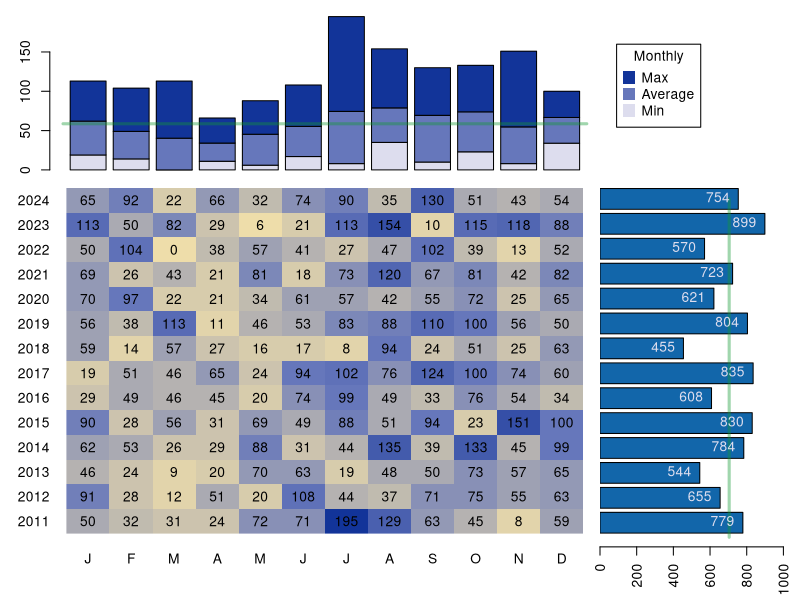

This chart was generated by the following R code:
#


# https://www.dmi.dk/vejrarkiv/
dmi_rain_text.lyngby="month	2024	2023	2022	2021	2020	2019	2018	2017	2016	2015	2014	2013	2012	2011
1	65	113	50	69	70	56	59	19	29	90	62	46	91	50
2	92	50	104	26	97	38	14	51	49	28	53	24	28	32
3	22	82	0	43	22	113	57	46	46	56	26	9	12	31
4	66	29	38	21	21	11	27	65	45	31	29	20	51	24
5	32	6	57	81	34	46	16	24	20	69	88	70	20	72
6	74	21	41	18	61	53	17	94	74	49	31	63	108	71
7	90	113	27	73	57	83	8	102	99	88	44	19	44	195
8	35	154	47	120	42	88	94	76	49	51	135	48	37	129
9	130	10	102	67	55	110	24	124	33	94	39	50	71	63
10	51	115	39	81	72	100	51	100	76	23	133	73	75	45
11	43	118	13	42	25	56	25	74	54	151	45	57	55	8
12	54	88	52	82	65	50	63	60	34	100	99	65	63	59"

dmi_rain_text.vejle="month	2024	2023	2022	2021	2020	2019	2018	2017	2016	2015	2014	2013	2012	2011
1	115.2	151.3	75.2	74.8	103.5	62	101.8	51.2	76.3	114.8	101.5	64.4	109.0	54.4
2	137.4	48.8	168.9	26.5	193.3	61.6	41.5	80.8	68.5	35.1	67	23.0	35.6	47.9
3	44.7	95.4	4.7	70.3	52.4	139.9	31.6	65.6	41.4	84.8	29.1	10.5	28.5	33.7
4	145.6	64.7	39.4	31.8	27	15.3	54.6	46.4	94.6	34.7	41.4	30.5	64.5	17.9
5	73.7	13.3	47.4	128.2	44.1	55.5	7.2	27.5	39.5	110.8	86.7	65.6	31.5	56.9
6	138.8	50.1	76.4	45.9	98.1	49	34.3	110.8	88.7	63.5	68.8	77.0	118.9	72.6
7	138.2	183.6	52.1	81.8	99.1	71.1	22.3	83.4	105.8	77.2	81.9	21.0	103.4	111.8
8	120.7	106.2	30.8	94.2	93.7	88.4	101.1	101.9	57.9	63.1	137.2	55.2	98.3	161.1
9	105.2	67.2	91.9	71.6	34.2	169.6	110	124.7	38.8	128.8	42	96.5	118.5	113.2
10	39.5	191.4	78.5	117.6	96.4	165.4	41.6	127.1	81.3	39.8	107.9	108.7	114.0	70.6
11	68.0	116.2	68.4	54.7	61.5	87.4	35.8	86.2	97.6	156.9	50.2	63.0	82.8	24.4
12	91.8	131.6	90.4	75.5	88.7	86.5	87.2	86.8	52.9	153.6	146.5	129.7	85.0	122.3"

dmi_rain_data = read.table(text=dmi_rain_text.lyngby, header=TRUE, sep="\t")[,-1]

#rain_pca = pca(dmi_rain_data)
#plot(rain_pca)

rainfall_averages = data.frame( mins = apply(dmi_rain_data, 1, min) , 
                                means = apply(dmi_rain_data, 1, mean) ,
                                maxs = apply(dmi_rain_data, 1, max) )
month_abbvs = c("J","F","M","A","M","J","J","A","S","O","N","D")
colorRampPalette(c("#eedd99", "#6677bb", "#123499"))(25)
overall_mean = mean(unlist(dmi_rain_data))
yearly_average = mean(colSums(dmi_rain_data))

pdf(file = "~/git/misc-analyses/weather/images/rainfall_ltk_2011-2024.pdf", width=7, height=7, title = "Rainfall in Lyngby-Tarbaek 2011-2024" )
#png(file = "~/git/misc-analyses/weather/images/rainfall_ltk_2011-2024.png", width=700, height=700, res=100, bg="#eeeeee" )
#pdf(file = "~/git/misc-analyses/weather/images/rainfall_vejle_2011-2024.pdf", width=7, height=7, title = "Rainfall in Vejle 2011-2024" )
#png(file = "~/git/misc-analyses/weather/images/rainfall_vejle_2011-2024.png", width=700, height=700, res=100, bg="#eeeeee" )
layout(matrix(c(1,2,3,4),ncol=2), widths = c(3,1), heights = c(1.2,3))
par(mar=c(0,3,1,0))
#barplot( rowSums(dmi_rain_data)/ncol(dmi_rain_data), col="#6677bb", las=1 , names.arg = NA )
b = barplot( rbind(rainfall_averages$mins,
               rainfall_averages$means-rainfall_averages$mins,
               rainfall_averages$maxs-rainfall_averages$means) ,
         col=c("#ddddee", "#6677bb", "#123499") , names.arg = month_abbvs )
segments(0,overall_mean,14.6, overall_mean, col="#12993466", lwd=3)
par(mar=c(4,4,1,1))
image(as.matrix(dmi_rain_data[,c(14:1)]) , col = colorRampPalette(c("#eeddaa", "#6677bb", "#123499"))(25) , axes=FALSE )
axis(1,at=c(0,(1:11)/11 ), labels=month_abbvs, tick = FALSE )
axis(2,at=c(0,(1:13)/13 ), labels=c(2011:2024), tick=FALSE , las=2)
text( rep(c(0,(1:11)/11),14), rep(c(0,(1:13)/13),each=12 ), unlist(dmi_rain_data[,c(14:1)]) )
par(mar=c(1,1,1,1))
plot(0,0,type='n', xlab=NA, ylab=NA, axes=FALSE)
legend("left", legend=c("Max", "Average", "Min"), title = "Monthly", col=rev(c("#ddddee", "#6677bb", "#123499")), pch=15, pt.cex = 2 )
par(mar=c(3.2,0,0.2,1))
b = barplot( rev(colSums(dmi_rain_data)), col="#1266aa", las=2, horiz=TRUE, xlim=c(0,1000),
         names.arg = NA)
segments(yearly_average,0,yearly_average, max(b), col="#12993466", lwd=3)
text(rev(colSums(dmi_rain_data)),b,rev(colSums(dmi_rain_data)), pos=2, col="#ddddee")
dev.off()







